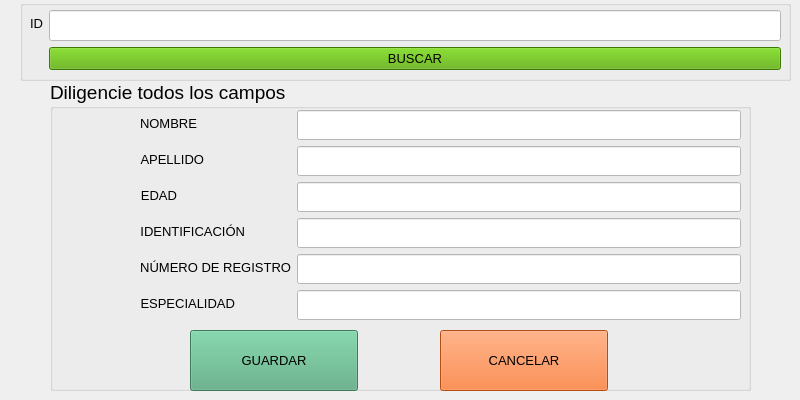
      <widget class="QWidget" name="camposedtmed">
       <widget class="QGroupBox" name="groupBox_7">
        <property name="geometry">
         <rect>
          <x>20</x>
          <y>0</y>
          <width>771</width>
          <height>81</height>
         </rect>
        </property>
        <property name="font">
         <font>
          <pointsize>14</pointsize>
         </font>
        </property>
        <property name="title">
         <string/>
        </property>
        <widget class="QWidget" name="formLayoutWidget">
         <property name="geometry">
          <rect>
           <x>10</x>
           <y>10</y>
           <width>751</width>
           <height>61</height>
          </rect>
         </property>
         <layout class="QFormLayout" name="formLayout">
          <item row="0" column="0">
           <widget class="QLabel" name="label_30">
            <property name="font">
             <font>
              <pointsize>10</pointsize>
             </font>
            </property>
            <property name="text">
             <string>ID</string>
            </property>
           </widget>
          </item>
          <item row="1" column="1">
           <widget class="QPushButton" name="buscarmed">
            <property name="font">
             <font>
              <pointsize>10</pointsize>
             </font>
            </property>
            <property name="styleSheet">
             <string notr="true">background-color: rgb(85, 170, 0);</string>
            </property>
            <property name="text">
             <string>BUSCAR</string>
            </property>
           </widget>
          </item>
          <item row="0" column="1">
           <widget class="QLineEdit" name="idmed_buscar">
            <property name="styleSheet">
             <string notr="true">background-color: rgb(255, 255, 255);</string>
            </property>
           </widget>
          </item>
         </layout>
        </widget>
       </widget>
       <widget class="QGroupBox" name="groupBox_8">
        <property name="geometry">
         <rect>
          <x>50</x>
          <y>80</y>
          <width>701</width>
          <height>311</height>
         </rect>
        </property>
        <property name="font">
         <font>
          <pointsize>14</pointsize>
         </font>
        </property>
        <property name="styleSheet">
         <string notr="true"/>
        </property>
        <property name="title">
         <string>Diligencie todos los campos</string>
        </property>
        <widget class="QWidget" name="formLayoutWidget_7">
         <property name="geometry">
          <rect>
           <x>90</x>
           <y>30</y>
           <width>601</width>
           <height>229</height>
          </rect>
         </property>
         <layout class="QFormLayout" name="formLayout_7">
          <item row="0" column="0">
           <widget class="QLabel" name="label_31">
            <property name="font">
             <font>
              <pointsize>10</pointsize>
             </font>
            </property>
            <property name="text">
             <string>NOMBRE</string>
            </property>
            <property name="alignment">
             <set>Qt::AlignRight|Qt::AlignTrailing|Qt::AlignVCenter</set>
            </property>
           </widget>
          </item>
          <item row="0" column="1">
           <widget class="QLineEdit" name="nameedtmed">
            <property name="font">
             <font>
              <family>Dubai Medium</family>
              <pointsize>11</pointsize>
             </font>
            </property>
            <property name="autoFillBackground">
             <bool>false</bool>
            </property>
            <property name="styleSheet">
             <string notr="true">background-color: rgb(255, 255, 255);</string>
            </property>
           </widget>
          </item>
          <item row="1" column="0">
           <widget class="QLabel" name="label_32">
            <property name="font">
             <font>
              <pointsize>10</pointsize>
             </font>
            </property>
            <property name="text">
             <string>APELLIDO</string>
            </property>
            <property name="alignment">
             <set>Qt::AlignRight|Qt::AlignTrailing|Qt::AlignVCenter</set>
            </property>
           </widget>
          </item>
          <item row="1" column="1">
           <widget class="QLineEdit" name="lastnaedtmemed">
            <property name="font">
             <font>
              <family>Dubai Medium</family>
              <pointsize>11</pointsize>
             </font>
            </property>
            <property name="styleSheet">
             <string notr="true">background-color: rgb(255, 255, 255);</string>
            </property>
           </widget>
          </item>
          <item row="2" column="0">
           <widget class="QLabel" name="label_33">
            <property name="font">
             <font>
              <pointsize>10</pointsize>
             </font>
            </property>
            <property name="text">
             <string>EDAD</string>
            </property>
            <property name="alignment">
             <set>Qt::AlignRight|Qt::AlignTrailing|Qt::AlignVCenter</set>
            </property>
           </widget>
          </item>
          <item row="2" column="1">
           <widget class="QLineEdit" name="ageedtmed">
            <property name="font">
             <font>
              <family>Dubai Medium</family>
              <pointsize>11</pointsize>
             </font>
            </property>
            <property name="styleSheet">
             <string notr="true">background-color: rgb(255, 255, 255);</string>
            </property>
           </widget>
          </item>
          <item row="3" column="0">
           <widget class="QLabel" name="label_34">
            <property name="font">
             <font>
              <pointsize>10</pointsize>
             </font>
            </property>
            <property name="text">
             <string>IDENTIFICACIÓN</string>
            </property>
            <property name="alignment">
             <set>Qt::AlignRight|Qt::AlignTrailing|Qt::AlignVCenter</set>
            </property>
           </widget>
          </item>
          <item row="3" column="1">
           <widget class="QLineEdit" name="idedtmed">
            <property name="font">
             <font>
              <family>Dubai Medium</family>
              <pointsize>11</pointsize>
             </font>
            </property>
            <property name="styleSheet">
             <string notr="true">background-color: rgb(255, 255, 255);</string>
            </property>
           </widget>
          </item>
          <item row="4" column="0">
           <widget class="QLabel" name="label_35">
            <property name="font">
             <font>
              <pointsize>10</pointsize>
             </font>
            </property>
            <property name="text">
             <string>NÚMERO DE REGISTRO</string>
            </property>
            <property name="alignment">
             <set>Qt::AlignRight|Qt::AlignTrailing|Qt::AlignVCenter</set>
            </property>
           </widget>
          </item>
          <item row="4" column="1">
           <widget class="QLineEdit" name="regedtmed">
            <property name="font">
             <font>
              <family>Dubai Medium</family>
              <pointsize>11</pointsize>
             </font>
            </property>
            <property name="styleSheet">
             <string notr="true">background-color: rgb(255, 255, 255);</string>
            </property>
           </widget>
          </item>
          <item row="5" column="0">
           <widget class="QLabel" name="label_36">
            <property name="font">
             <font>
              <pointsize>10</pointsize>
             </font>
            </property>
            <property name="text">
             <string>ESPECIALIDAD</string>
            </property>
            <property name="alignment">
             <set>Qt::AlignRight|Qt::AlignTrailing|Qt::AlignVCenter</set>
            </property>
           </widget>
          </item>
          <item row="5" column="1">
           <widget class="QLineEdit" name="espedtmed">
            <property name="font">
             <font>
              <family>Dubai Medium</family>
              <pointsize>11</pointsize>
             </font>
            </property>
            <property name="styleSheet">
             <string notr="true">background-color: rgb(255, 255, 255);</string>
            </property>
           </widget>
          </item>
         </layout>
        </widget>
        <widget class="QPushButton" name="addedtmed">
         <property name="geometry">
          <rect>
           <x>140</x>
           <y>250</y>
           <width>168</width>
           <height>61</height>
          </rect>
         </property>
         <property name="font">
          <font>
           <pointsize>10</pointsize>
          </font>
         </property>
         <property name="styleSheet">
          <string notr="true">QPushButton {
	background-color: rgb(85, 170, 127);
}

QPushButton:hover {
    background-color: #6CA6CD; /* Color de fondo modificado al pasar el ratón */
}</string>
         </property>
         <property name="text">
          <string>GUARDAR</string>
         </property>
        </widget>
        <widget class="QPushButton" name="canceledtmed">
         <property name="geometry">
          <rect>
           <x>390</x>
           <y>250</y>
           <width>168</width>
           <height>61</height>
          </rect>
         </property>
         <property name="font">
          <font>
           <pointsize>10</pointsize>
          </font>
         </property>
         <property name="styleSheet">
          <string notr="true">QPushButton {
	background-color:  #FF6C17;
}

QPushButton:hover {
    background-color: #6CA6CD; /* Color de fondo modificado al pasar el ratón */
}</string>
         </property>
         <property name="text">
          <string>CANCELAR</string>
         </property>
        </widget>
       </widget>
      </widget>
